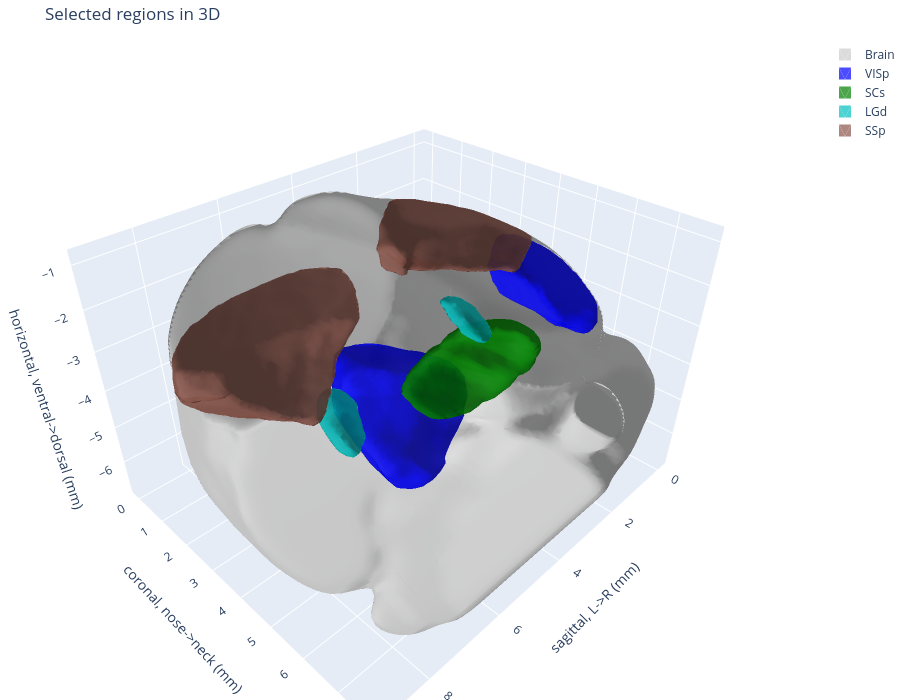

This figure's notebook cell:
### Markdown cell above
## 3D view of the selected regions

Transparent brain surface with the regions picked in the checkbox widget drawn as colored surfaces. Drag to rotate, scroll to zoom, click a legend entry to hide/show it.

### Code cell
import plotly.graph_objects as go
from matplotlib.colors import to_hex
from skimage.measure import marching_cubes

# surfaces are extracted with marching cubes from (lightly smoothed) binary voxel masks
voxel_size = np.asarray(mat['metadata']['voxelSize'].item(), dtype=float)  # mm per voxel along (hor, sag, coron)

def mask_to_mesh(inds, name, color, opacity, sigma=0.8):
    """Build a Mesh3d surface around the voxels in `inds` (hor, sag, coron), in mm."""
    mask = np.zeros(normal_resolution_dims, dtype=np.float32)
    mask[tuple(inds)] = 1
    mask = np.pad(gaussian_filter(mask, sigma), 1)  # pad so surfaces close at the volume edges
    if mask.max() < 0.5:
        return None
    verts, faces, _, _ = marching_cubes(mask, level=0.5, spacing=tuple(voxel_size))
    verts -= voxel_size  # undo the padding offset
    hor, sag, coron = verts.T
    return go.Mesh3d(x=sag, y=coron, z=-hor,  # flip horizontal axis so dorsal is up
                     i=faces[:, 0], j=faces[:, 1], k=faces[:, 2],
                     color=color, opacity=opacity, name=name, showlegend=True,
                     lighting=dict(ambient=0.5, diffuse=0.8, specular=0.2))

meshes = [mask_to_mesh(brain_inds, 'Brain', 'lightgray', opacity=0.8, sigma=1.5)]
for region_name in selected_region_names:
    meshes.append(mask_to_mesh(region_inds[region_name], region_name, to_hex(regions_colors[region_name]), opacity=0.7))

fig_3d = go.Figure([mesh for mesh in meshes if mesh is not None])
fig_3d.update_layout(
    title='Selected regions in 3D',
    scene=dict(xaxis_title='sagittal, L->R (mm)',
               yaxis_title='coronal, nose->neck (mm)',
               zaxis_title='horizontal, ventral->dorsal (mm)',
               aspectmode='data'),
    width=900, height=700, margin=dict(l=0, r=0, t=40, b=0),
)
fig_3d.show()

# fig_3d.write_html(output_dir / f'session_{session_date_id}_regions_3d.html')

### Figure 1 — Plotly figure (JSON) as saved in the notebook; plotly's stock layout.template omitted (floating-point values rounded to 4 significant figures; data arrays with more than 128 entries replaced by an {"elided": "..."} marker saying what was removed)
{"data": [{"color": "lightgray", "i": {"elided": "37572 int values"}, "j": {"elided": "37572 int values"}, "k": {"elided": "37572 int values"}, "lighting": {"ambient": 0.5, "diffuse": 0.8, "specular": 0.2}, "name": "Brain", "opacity": 0.8, "showlegend": true, "type": "mesh3d", "x": {"elided": "18788 float values"}, "y": {"elided": "18788 float values"}, "z": {"elided": "18788 float values"}}, {"color": "#0000ff", "i": {"elided": "4712 int values"}, "j": {"elided": "4712 int values"}, "k": {"elided": "4712 int values"}, "lighting": {"ambient": 0.5, "diffuse": 0.8, "specular": 0.2}, "name": "VISp", "opacity": 0.7, "showlegend": true, "type": "mesh3d", "x": {"elided": "2360 float values"}, "y": {"elided": "2360 float values"}, "z": {"elided": "2360 float values"}}, {"color": "#008000", "i": {"elided": "2280 int values"}, "j": {"elided": "2280 int values"}, "k": {"elided": "2280 int values"}, "lighting": {"ambient": 0.5, "diffuse": 0.8, "specular": 0.2}, "name": "SCs", "opacity": 0.7, "showlegend": true, "type": "mesh3d", "x": {"elided": "1142 float values"}, "y": {"elided": "1142 float values"}, "z": {"elided": "1142 float values"}}, {"color": "#00bfbf", "i": {"elided": "1120 int values"}, "j": {"elided": "1120 int values"}, "k": {"elided": "1120 int values"}, "lighting": {"ambient": 0.5, "diffuse": 0.8, "specular": 0.2}, "name": "LGd", "opacity": 0.7, "showlegend": true, "type": "mesh3d", "x": {"elided": "564 float values"}, "y": {"elided": "564 float values"}, "z": {"elided": "564 float values"}}, {"color": "#8c564b", "i": {"elided": "10972 int values"}, "j": {"elided": "10972 int values"}, "k": {"elided": "10972 int values"}, "lighting": {"ambient": 0.5, "diffuse": 0.8, "specular": 0.2}, "name": "SSp", "opacity": 0.7, "showlegend": true, "type": "mesh3d", "x": {"elided": "5490 float values"}, "y": {"elided": "5490 float values"}, "z": {"elided": "5490 float values"}}], "layout": {"height": 700, "margin": {"b": 0, "l": 0, "r": 0, "t": 40}, "scene": {"aspectmode": "data", "xaxis": {"title": {"text": "sagittal, L->R (mm)"}}, "yaxis": {"title": {"text": "coronal, nose->neck (mm)"}}, "zaxis": {"title": {"text": "horizontal, ventral->dorsal (mm)"}}}, "title": {"text": "Selected regions in 3D"}, "width": 900}}
